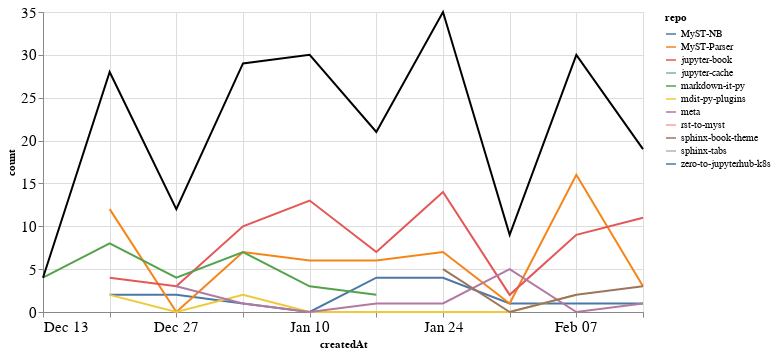

The code cell stored with this chart in its notebook:
### Markdown cell above
### Comments

### Code cell
comments_time = comments.groupby('repo').resample('W', on='createdAt').count()['author'].reset_index()
comments_time = comments_time.rename(columns={'author': 'count'})
comments_time_total = comments_time.groupby('createdAt').agg({"count": "sum"}).reset_index()
ch1 = alt.Chart(comments_time, width=600).mark_line().encode(
    x='createdAt',
    y='count',
    color='repo',
    tooltip="repo"
)

ch2 = alt.Chart(comments_time_total, width=600).mark_line(color="black").encode(
    x='createdAt',
    y='count',
)

ch1 + ch2

### Figure 1 — Vega-Lite specification as saved in the notebook (floating-point values rounded to 4 significant figures)
{"config": {"axisLeft": {"labelFontSize": 15}, "axisBottom": {"labelFontSize": 15}}, "layer": [{"data": {"name": "data-c59dd0ff0fa1b7b575067da776ee2363"}, "mark": "line", "encoding": {"color": {"type": "nominal", "field": "repo"}, "tooltip": {"type": "nominal", "field": "repo"}, "x": {"type": "temporal", "field": "createdAt"}, "y": {"type": "quantitative", "field": "count"}}, "width": 600}, {"data": {"name": "data-0e76191a7d44137f552aa7d86438cd9a"}, "mark": {"type": "line", "color": "black"}, "encoding": {"x": {"type": "temporal", "field": "createdAt"}, "y": {"type": "quantitative", "field": "count"}}, "width": 600}], "$schema": "https://vega.github.io/schema/vega-lite/v4.8.1.json", "datasets": {"data-c59dd0ff0fa1b7b575067da776ee2363": [{"repo": "MyST-NB", "createdAt": "2020-12-20T00:00:00", "count": 2}, {"repo": "MyST-NB", "createdAt": "2020-12-27T00:00:00", "count": 2}, {"repo": "MyST-NB", "createdAt": "2021-01-03T00:00:00", "count": 1}, {"repo": "MyST-NB", "createdAt": "2021-01-10T00:00:00", "count": 0}, {"repo": "MyST-NB", "createdAt": "2021-01-17T00:00:00", "count": 4}, {"repo": "MyST-NB", "createdAt": "2021-01-24T00:00:00", "count": 4}, {"repo": "MyST-NB", "createdAt": "2021-01-31T00:00:00", "count": 1}, {"repo": "MyST-NB", "createdAt": "2021-02-07T00:00:00", "count": 1}, {"repo": "MyST-NB", "createdAt": "2021-02-14T00:00:00", "count": 1}, {"repo": "MyST-Parser", "createdAt": "2020-12-20T00:00:00", "count": 12}, {"repo": "MyST-Parser", "createdAt": "2020-12-27T00:00:00", "count": 0}, {"repo": "MyST-Parser", "createdAt": "2021-01-03T00:00:00", "count": 7}, {"repo": "MyST-Parser", "createdAt": "2021-01-10T00:00:00", "count": 6}, {"repo": "MyST-Parser", "createdAt": "2021-01-17T00:00:00", "count": 6}, {"repo": "MyST-Parser", "createdAt": "2021-01-24T00:00:00", "count": 7}, {"repo": "MyST-Parser", "createdAt": "2021-01-31T00:00:00", "count": 1}, {"repo": "MyST-Parser", "createdAt": "2021-02-07T00:00:00", "count": 16}, {"repo": "MyST-Parser", "createdAt": "2021-02-14T00:00:00", "count": 3}, {"repo": "jupyter-book", "createdAt": "2020-12-20T00:00:00", "count": 4}, {"repo": "jupyter-book", "createdAt": "2020-12-27T00:00:00", "count": 3}, {"repo": "jupyter-book", "createdAt": "2021-01-03T00:00:00", "count": 10}, {"repo": "jupyter-book", "createdAt": "2021-01-10T00:00:00", "count": 13}, {"repo": "jupyter-book", "createdAt": "2021-01-17T00:00:00", "count": 7}, {"repo": "jupyter-book", "createdAt": "2021-01-24T00:00:00", "count": 14}, {"repo": "jupyter-book", "createdAt": "2021-01-31T00:00:00", "count": 2}, {"repo": "jupyter-book", "createdAt": "2021-02-07T00:00:00", "count": 9}, {"repo": "jupyter-book", "createdAt": "2021-02-14T00:00:00", "count": 11}, {"repo": "jupyter-cache", "createdAt": "2021-01-17T00:00:00", "count": 1}, {"repo": "markdown-it-py", "createdAt": "2020-12-13T00:00:00", "count": 4}, {"repo": "markdown-it-py", "createdAt": "2020-12-20T00:00:00", "count": 8}, {"repo": "markdown-it-py", "createdAt": "2020-12-27T00:00:00", "count": 4}, {"repo": "markdown-it-py", "createdAt": "2021-01-03T00:00:00", "count": 7}, {"repo": "markdown-it-py", "createdAt": "2021-01-10T00:00:00", "count": 3}, {"repo": "markdown-it-py", "createdAt": "2021-01-17T00:00:00", "count": 2}, {"repo": "mdit-py-plugins", "createdAt": "2020-12-20T00:00:00", "count": 2}, {"repo": "mdit-py-plugins", "createdAt": "2020-12-27T00:00:00", "count": 0}, {"repo": "mdit-py-plugins", "createdAt": "2021-01-03T00:00:00", "count": 2}, {"repo": "mdit-py-plugins", "createdAt": "2021-01-10T00:00:00", "count": 0}, {"repo": "mdit-py-plugins", "createdAt": "2021-01-17T00:00:00", "count": 0}, {"repo": "mdit-py-plugins", "createdAt": "2021-01-24T00:00:00", "count": 0}, {"repo": "mdit-py-plugins", "createdAt": "2021-01-31T00:00:00", "count": 0}, {"repo": "mdit-py-plugins", "createdAt": "2021-02-07T00:00:00", "count": 2}, {"repo": "meta", "createdAt": "2020-12-27T00:00:00", "count": 3}, {"repo": "meta", "createdAt": "2021-01-03T00:00:00", "count": 1}, {"repo": "meta", "createdAt": "2021-01-10T00:00:00", "count": 0}, {"repo": "meta", "createdAt": "2021-01-17T00:00:00", "count": 1}, {"repo": "meta", "createdAt": "2021-01-24T00:00:00", "count": 1}, {"repo": "meta", "createdAt": "2021-01-31T00:00:00", "count": 5}, {"repo": "meta", "createdAt": "2021-02-07T00:00:00", "count": 0}, {"repo": "meta", "createdAt": "2021-02-14T00:00:00", "count": 1}, {"repo": "rst-to-myst", "createdAt": "2021-01-10T00:00:00", "count": 8}, {"repo": "sphinx-book-theme", "createdAt": "2021-01-24T00:00:00", "count": 5}, {"repo": "sphinx-book-theme", "createdAt": "2021-01-31T00:00:00", "count": 0}, {"repo": "sphinx-book-theme", "createdAt": "2021-02-07T00:00:00", "count": 2}, {"repo": "sphinx-book-theme", "createdAt": "2021-02-14T00:00:00", "count": 3}, {"repo": "sphinx-tabs", "createdAt": "2021-01-24T00:00:00", "count": 4}, {"repo": "zero-to-jupyterhub-k8s", "createdAt": "2021-01-03T00:00:00", "count": 1}], "data-0e76191a7d44137f552aa7d86438cd9a": [{"createdAt": "2020-12-13T00:00:00", "count": 4}, {"createdAt": "2020-12-20T00:00:00", "count": 28}, {"createdAt": "2020-12-27T00:00:00", "count": 12}, {"createdAt": "2021-01-03T00:00:00", "count": 29}, {"createdAt": "2021-01-10T00:00:00", "count": 30}, {"createdAt": "2021-01-17T00:00:00", "count": 21}, {"createdAt": "2021-01-24T00:00:00", "count": 35}, {"createdAt": "2021-01-31T00:00:00", "count": 9}, {"createdAt": "2021-02-07T00:00:00", "count": 30}, {"createdAt": "2021-02-14T00:00:00", "count": 19}]}}
